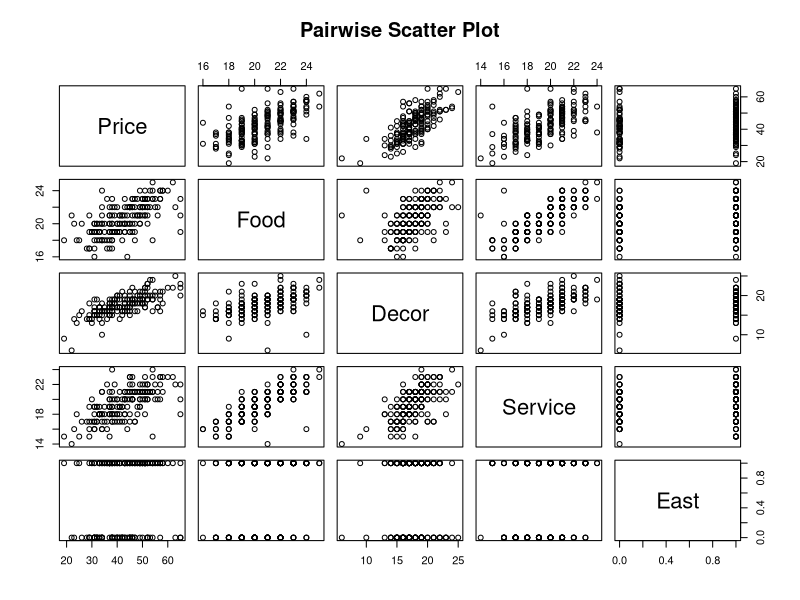

Generate this figure with R:
nyc=read.csv("nyc.csv")
View(nyc)
head(nyc)
plot(nyc,main="Pairwise Scatter Plot")
round(cor(nyc),3)
nycmod=lm(Price~Food+Decor+Service+East,data=nyc)
nycmod1=lm(Price~Food+Decor,data=nyc)
summary(nycmod1)

